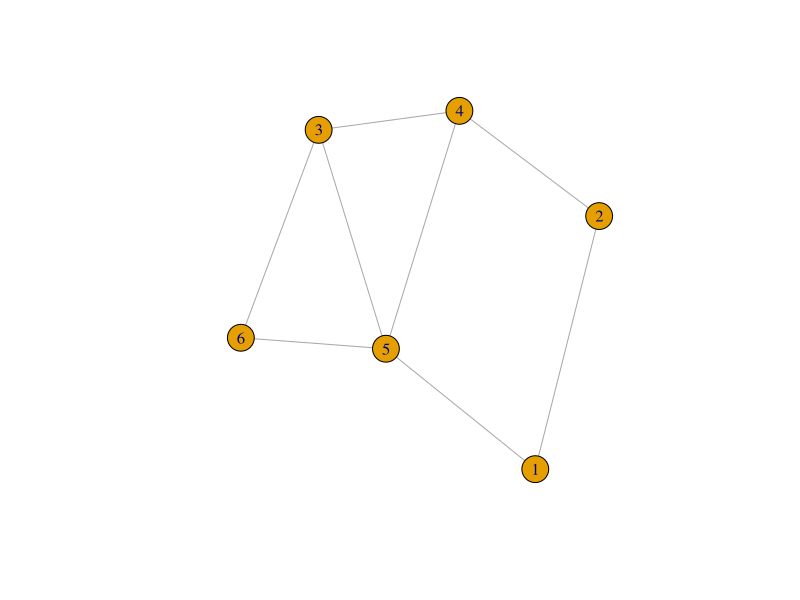
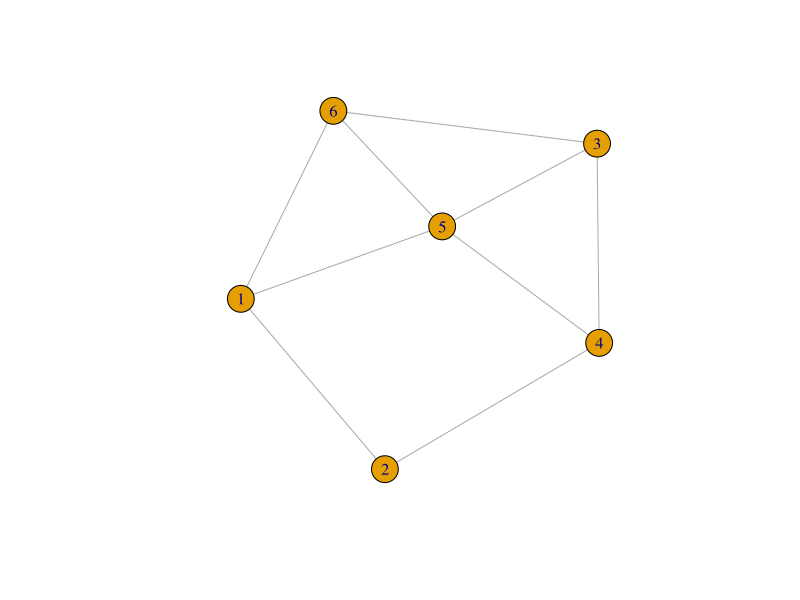

Write R code to recreate these figures, in order.
library(igraph)

add_edge <- function(graph, v1, v2) {
  graph <- add_edges(graph, c(v1, v2))
  return(graph)
}

graph <- make_graph(edges = c(1,2, 1,5 ,5,4 ,4,3 ,3,6 ,3,5 , 5,6 ,2,4), n=6, directed = FALSE)

print(graph)
plot(graph)

g <- add_edge(graph, 1, 6)


print(g)
plot(g)

dfs_traversal <- function(graph, start_vertex) {
  dfs_result <- dfs(graph, start_vertex)
  return(V(graph)[dfs_result$order])
}

traversal_order <- dfs_traversal(graph, 1)
print(traversal_order)
